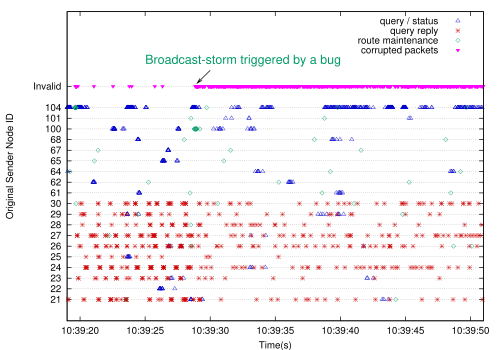

This chart was generated by the following gnuplot code:
set term postscript eps color solid enhanced "Helvetica,18"
set output "type.eps"
set title ""
set yrange [0:29]
set xrange [9559:9591]
set ylabel "Original Sender Node ID"
set xlabel "Time(s)" font "Helvetica, 14"
set xtics 10
set grid noxtics ytics

set label 'Broadcast-storm triggered by a bug' at 9565,24.5 textcolor lt 3 font "Helvetica,18"
set arrow from 9570,23.5 to 9569,22.3 lt -1

set ytics ("21" 2,"22" 3,"23" 4,"24" 5,"25" 6,"26" 7,"27" 8,"28" 9,"29" 10,"30" 11,"61" 12,"62" 13,"64" 14,"65" 15,"67" 16,"68" 17,"100" 18,"101" 19,"104" 20,"Invalid" 22)

set xtics ("10:39:20" 9560,"10:39:25" 9565,  "10:39:30" 9570, "10:39:35" 9575, "10:39:40" 9580, "10:39:45" 9585,"10:39:50" 9590,"10:39:55" 9595, "10:40:00" 9600)
plot "type.dat" index 12:12 using 1:2 ti "query / status" with points 2 8, \
"type.dat" index 2:2 using 1:2 ti "query reply" with points 1 3, \
"type.dat" index 10:10 using 1:2 ti "route maintenance" with points 3 12, \
"type.dat" index 11:11 using 1:2 ti "corrupted packets" with points 4 11

#"type.dat" index 6:6 using 1:2 ti "query" with points 2 8, \
#"type.dat" index 0:0 using 1:2 ti "advertisement" with points 2 1, \
#"type.dat" index 5:5 using 1:2 ti "FLOWBCNMSG" with points 3 6, \
#"type.dat" index 1:1 using 1:2 ti "FLOWMSG" with points 2 2, \
#"type.dat" index 4:4 using 1:2 ti "FLOW_ACK" with points 5 5, \
#"type.dat" index 7:7 using 1:2 ti "CBM_UNKNOWN" with points 8 8, \
#"type.dat" index 3:3 using 1:2 ti "LCDREPLY" with points 4 4, \
#"type.dat" index 8:8 using 1:2 ti "ETAGREPLY" with points 9 9, \
#"type.dat" index 9:9 using 1:2 ti "tree refresh packets" with points 3 12, \
